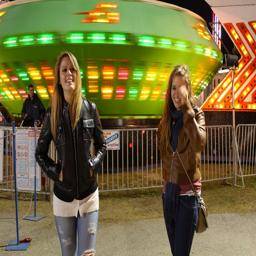
#> input picture illustrations/original.jpg, 256 x 256 px; its folder holds only this picture in this run
$ python -i preprocessing_feature.py   (imports and definitions only)
#> lines starting #> are read from the running program, lines starting #| are printed output that depends on the picture; after the words box and inside, x2 and y2 are one past the last pixel; in counts of white or black regions, pixels touching at a corner belong together
#> further down, picture is the input picture: shape (256, 256, 3); mean B, G, R 58.9, 104.9, 113.8
import os
import torch
import cv2
import numpy as np
from PIL import Image

base_folder = "C:\\Users\\khand\\Places365_Dataset"
splits = {
    "train": os.path.join(base_folder, "train_100"),
    "val": os.path.join(base_folder, "val_100"),
    "test": os.path.join(base_folder, "test_100")
}

# [1 line not run here, left out]

# [20 lines left out: functions resize_and_normalize, apply_yolo_mask, apply_canny_edge_detection, not called in this run]

def apply_contour_detection(image):
    gray = cv2.cvtColor(image, cv2.COLOR_BGR2GRAY)
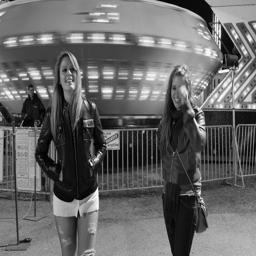
#> gray: shape (256, 256); min 0, max 254, mean 102.3
    _, thresh = cv2.threshold(gray, 50, 255, cv2.THRESH_BINARY)
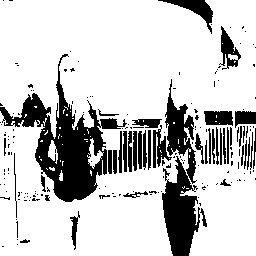
#> thresh: shape (256, 256); 78.5% white; 185 black regions (141 under 20 px)
    contours, _ = cv2.findContours(thresh, cv2.RETR_EXTERNAL, cv2.CHAIN_APPROX_SIMPLE)
#> contours = 35 contours, 32 with area under 20; largest, box (x1, y1, x2, y2) and area: (0, 0, 256, 256) 55643, (87, 138, 104, 169) 150, (48, 140, 58, 164) 106

    contour_img = image.copy()
    cv2.drawContours(contour_img, contours, -1, (0, 255, 0), 2)
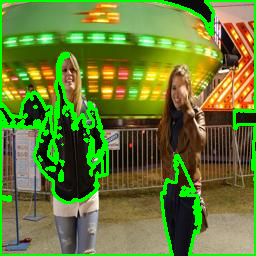
#> contour_img: shape (256, 256, 3); 10.73% of pixels changed, all inside (x1, y1, x2, y2) = (0, 0, 256, 256)
    return contour_img

# [28 lines left out: function process_images, not called in this run]

# [5 lines not run here, left out]

>>> import cv2
>>> picture = cv2.imread('illustrations/original.jpg')
>>> result = apply_contour_detection(picture)

$ run again, on illustrations/countor.jpg
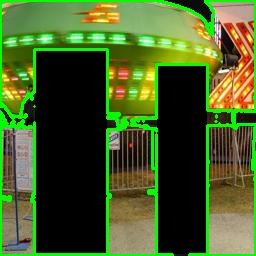
#> input picture illustrations/countor.jpg, 256 x 256 px
#> picture is the input picture: shape (256, 256, 3); mean B, G, R 37, 92.4, 69.3
#> in apply_contour_detection, `_, thresh = cv2.threshold(gray, 50, 255, cv2.THRESH_BINARY)`:
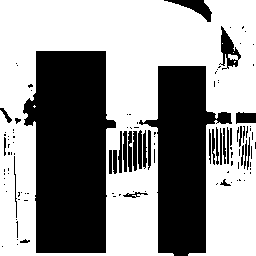
#> thresh: shape (256, 256); 58.5% white; 116 black regions (83 under 20 px)
#> contours = 1 contour; box (x1, y1, x2, y2) and area: (0, 0, 256, 256) 54673
#> in apply_contour_detection, `cv2.drawContours(contour_img, contours, -1, (0, 255, 0), 2)`:
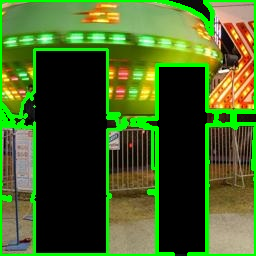
#> contour_img: shape (256, 256, 3); 5.95% of pixels changed, all inside (x1, y1, x2, y2) = (0, 0, 256, 256)
